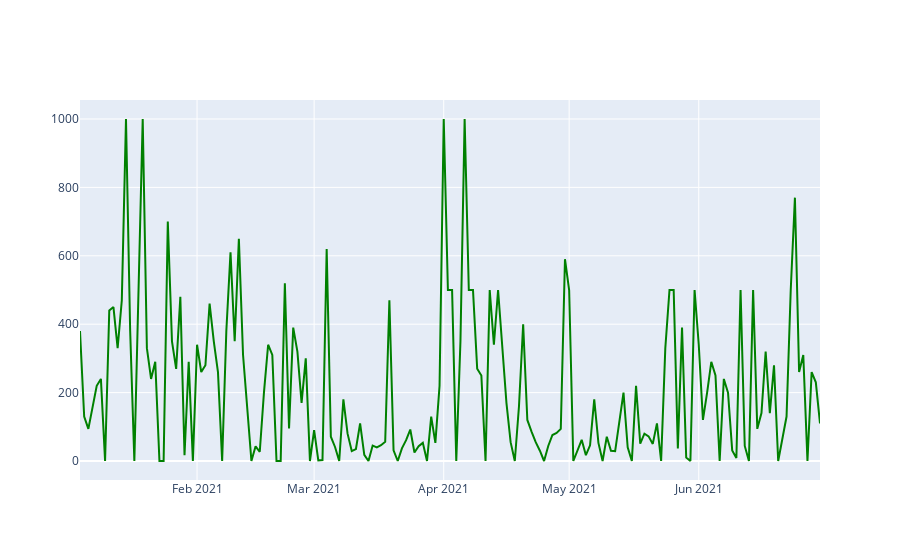

Notebook source saved alongside this figure:
### Code cell
fig = go.Figure(data=go.Scatter(x=line_datacst['Fecha'],
                               y=line_datacst['Coliformes'],
                               mode='lines',
                               marker=dict(color='green')
                               )
               )
fig.show()

### Figure 1 — Plotly figure (JSON) as saved in the notebook; plotly's stock layout.template omitted (floating-point values rounded to 4 significant figures; data arrays with more than 128 entries replaced by an {"elided": "..."} marker saying what was removed)
{"data": [{"marker": {"color": "green"}, "mode": "lines", "type": "scatter", "x": {"elided": "174 str values"}, "y": {"elided": "174 float values"}}], "layout": {}}
